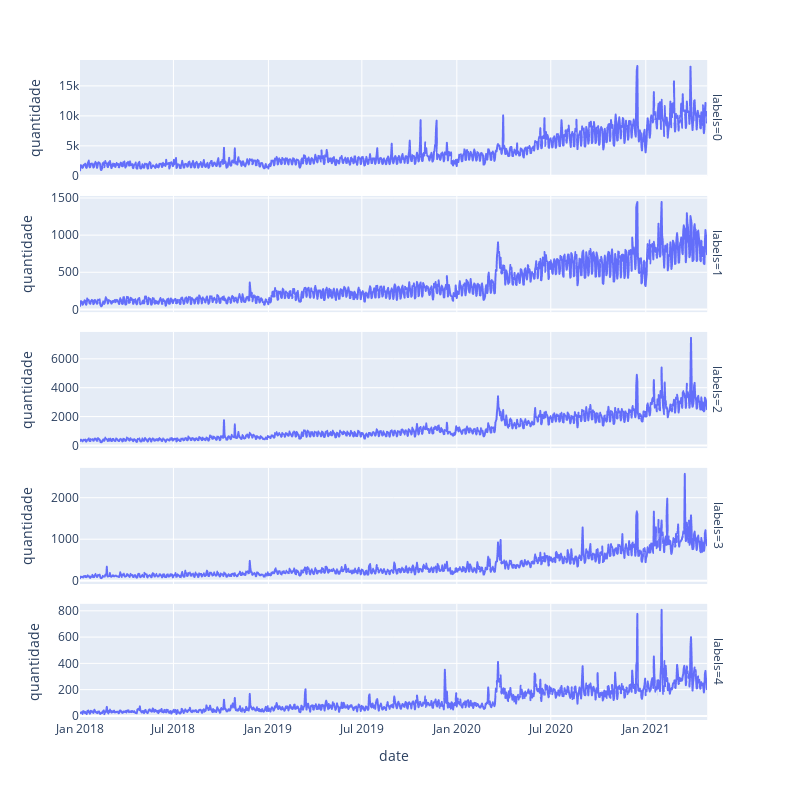

Notebook code for this chart:
### Code cell
fig = px.line(frequency_per_label, x='date', y='quantidade', facet_row='labels', height=800, width=800)
fig.update_yaxes(matches=None)
fig

### Figure 1 — Plotly figure (JSON) as saved in the notebook; plotly's stock layout.template omitted (floating-point values rounded to 4 significant figures; data arrays with more than 128 entries replaced by an {"elided": "..."} marker saying what was removed)
{"data": [{"hovertemplate": "labels=0<br>date=%{x}<br>quantidade=%{y}<extra></extra>", "legendgroup": "", "line": {"color": "#636efa", "dash": "solid"}, "mode": "lines", "name": "", "showlegend": false, "type": "scattergl", "x": {"elided": "1216 str values"}, "xaxis": "x5", "y": {"elided": "1216 int values"}, "yaxis": "y5"}, {"hovertemplate": "labels=1<br>date=%{x}<br>quantidade=%{y}<extra></extra>", "legendgroup": "", "line": {"color": "#636efa", "dash": "solid"}, "mode": "lines", "name": "", "showlegend": false, "type": "scattergl", "x": {"elided": "1216 str values"}, "xaxis": "x4", "y": {"elided": "1216 int values"}, "yaxis": "y4"}, {"hovertemplate": "labels=2<br>date=%{x}<br>quantidade=%{y}<extra></extra>", "legendgroup": "", "line": {"color": "#636efa", "dash": "solid"}, "mode": "lines", "name": "", "showlegend": false, "type": "scattergl", "x": {"elided": "1216 str values"}, "xaxis": "x3", "y": {"elided": "1216 int values"}, "yaxis": "y3"}, {"hovertemplate": "labels=3<br>date=%{x}<br>quantidade=%{y}<extra></extra>", "legendgroup": "", "line": {"color": "#636efa", "dash": "solid"}, "mode": "lines", "name": "", "showlegend": false, "type": "scattergl", "x": {"elided": "1216 str values"}, "xaxis": "x2", "y": {"elided": "1216 int values"}, "yaxis": "y2"}, {"hovertemplate": "labels=4<br>date=%{x}<br>quantidade=%{y}<extra></extra>", "legendgroup": "", "line": {"color": "#636efa", "dash": "solid"}, "mode": "lines", "name": "", "showlegend": false, "type": "scattergl", "x": {"elided": "1216 str values"}, "xaxis": "x", "y": {"elided": "1216 int values"}, "yaxis": "y"}], "layout": {"annotations": [{"font": {}, "showarrow": false, "text": "labels=4", "textangle": 90, "x": 0.98, "xanchor": "left", "xref": "paper", "y": 0.088, "yanchor": "middle", "yref": "paper"}, {"font": {}, "showarrow": false, "text": "labels=3", "textangle": 90, "x": 0.98, "xanchor": "left", "xref": "paper", "y": 0.294, "yanchor": "middle", "yref": "paper"}, {"font": {}, "showarrow": false, "text": "labels=2", "textangle": 90, "x": 0.98, "xanchor": "left", "xref": "paper", "y": 0.5, "yanchor": "middle", "yref": "paper"}, {"font": {}, "showarrow": false, "text": "labels=1", "textangle": 90, "x": 0.98, "xanchor": "left", "xref": "paper", "y": 0.706, "yanchor": "middle", "yref": "paper"}, {"font": {}, "showarrow": false, "text": "labels=0", "textangle": 90, "x": 0.98, "xanchor": "left", "xref": "paper", "y": 0.912, "yanchor": "middle", "yref": "paper"}], "height": 800, "legend": {"tracegroupgap": 0}, "margin": {"t": 60}, "width": 800, "xaxis": {"anchor": "y", "domain": [0, 0.98], "title": {"text": "date"}}, "xaxis2": {"anchor": "y2", "domain": [0, 0.98], "matches": "x", "showticklabels": false}, "xaxis3": {"anchor": "y3", "domain": [0, 0.98], "matches": "x", "showticklabels": false}, "xaxis4": {"anchor": "y4", "domain": [0, 0.98], "matches": "x", "showticklabels": false}, "xaxis5": {"anchor": "y5", "domain": [0, 0.98], "matches": "x", "showticklabels": false}, "yaxis": {"anchor": "x", "domain": [0, 0.176], "title": {"text": "quantidade"}}, "yaxis2": {"anchor": "x2", "domain": [0.206, 0.382], "title": {"text": "quantidade"}}, "yaxis3": {"anchor": "x3", "domain": [0.412, 0.588], "title": {"text": "quantidade"}}, "yaxis4": {"anchor": "x4", "domain": [0.618, 0.794], "title": {"text": "quantidade"}}, "yaxis5": {"anchor": "x5", "domain": [0.824, 1], "title": {"text": "quantidade"}}}}
